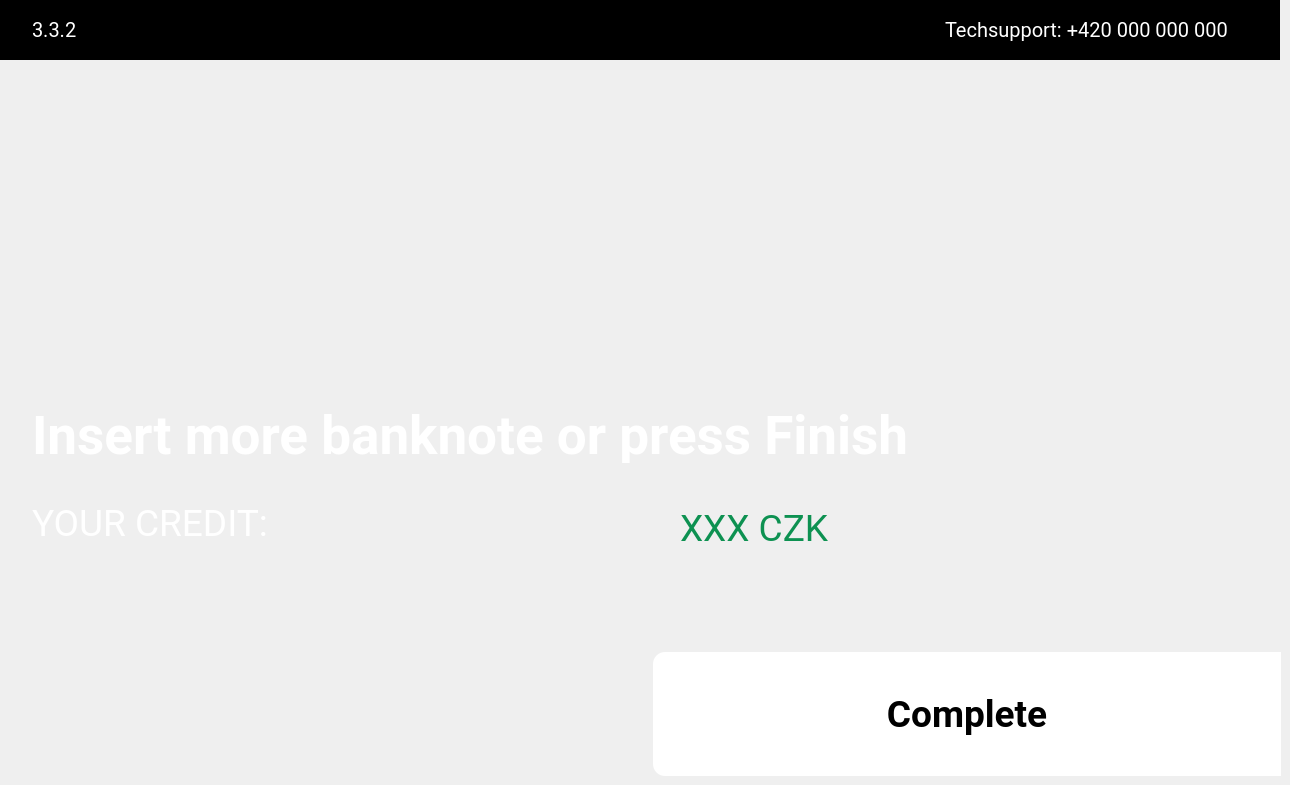
    <widget class="QWidget" name="i18Page">
     <widget class="QFrame" name="i18FrLogo">
      <property name="geometry">
       <rect>
        <x>0</x>
        <y>0</y>
        <width>1280</width>
        <height>60</height>
       </rect>
      </property>
      <property name="styleSheet">
       <string notr="true">background-color:rgb(0, 0, 0);
border:none;</string>
      </property>
      <property name="frameShape">
       <enum>QFrame::StyledPanel</enum>
      </property>
      <property name="frameShadow">
       <enum>QFrame::Raised</enum>
      </property>
      <widget class="QLabel" name="i18LblLogo">
       <property name="geometry">
        <rect>
         <x>578</x>
         <y>13</y>
         <width>124</width>
         <height>34</height>
        </rect>
       </property>
       <property name="text">
        <string>&lt;html&gt;&lt;head/&gt;&lt;body&gt;&lt;p&gt;&lt;img src=&quot;:/res/pic/Frame.png&quot;/&gt;&lt;/p&gt;&lt;/body&gt;&lt;/html&gt;</string>
       </property>
      </widget>
      <widget class="QLabel" name="i18LblNumbPage">
       <property name="geometry">
        <rect>
         <x>32</x>
         <y>18</y>
         <width>120</width>
         <height>24</height>
        </rect>
       </property>
       <property name="font">
        <font>
         <family>Roboto</family>
         <pointsize>15</pointsize>
        </font>
       </property>
       <property name="styleSheet">
        <string notr="true">color:rgb(255, 255, 255);
qproperty-alignment: AlignLeft;</string>
       </property>
       <property name="text">
        <string>3.3.2</string>
       </property>
      </widget>
      <widget class="QLabel" name="i18LblTech">
       <property name="geometry">
        <rect>
         <x>945</x>
         <y>18</y>
         <width>303</width>
         <height>24</height>
        </rect>
       </property>
       <property name="font">
        <font>
         <family>Roboto</family>
         <pointsize>15</pointsize>
        </font>
       </property>
       <property name="styleSheet">
        <string notr="true">color:rgb(255, 255, 255);
qproperty-alignment: AlignLeft;</string>
       </property>
       <property name="text">
        <string>Techsupport: +420 000 000 000</string>
       </property>
      </widget>
     </widget>
     <widget class="QLabel" name="i18LblPic">
      <property name="geometry">
       <rect>
        <x>540</x>
        <y>175</y>
        <width>200</width>
        <height>200</height>
       </rect>
      </property>
      <property name="text">
       <string>&lt;html&gt;&lt;head/&gt;&lt;body&gt;&lt;p&gt;&lt;img src=&quot;:/res/pic/notesIN.png&quot;/&gt;&lt;/p&gt;&lt;/body&gt;&lt;/html&gt;</string>
      </property>
     </widget>
     <widget class="QLabel" name="i18LblText">
      <property name="geometry">
       <rect>
        <x>32</x>
        <y>407</y>
        <width>1217</width>
        <height>56</height>
       </rect>
      </property>
      <property name="font">
       <font>
        <family>Roboto</family>
        <pointsize>40</pointsize>
        <weight>75</weight>
        <bold>true</bold>
       </font>
      </property>
      <property name="styleSheet">
       <string notr="true">color:rgb(255, 255, 255);
qproperty-alignment: AlignCenter;</string>
      </property>
      <property name="text">
       <string>Insert more banknote or press Finish</string>
      </property>
     </widget>
     <widget class="QLabel" name="i18LblText2">
      <property name="geometry">
       <rect>
        <x>32</x>
        <y>495</y>
        <width>1051</width>
        <height>56</height>
       </rect>
      </property>
      <property name="font">
       <font>
        <family>Roboto</family>
        <pointsize>28</pointsize>
       </font>
      </property>
      <property name="styleSheet">
       <string notr="true">color:rgb(255, 255, 255);
qproperty-alignment: AlignCenter;</string>
      </property>
      <property name="text">
       <string>YOUR CREDIT: </string>
      </property>
     </widget>
     <widget class="QLabel" name="i18LblText3">
      <property name="geometry">
       <rect>
        <x>680</x>
        <y>500</y>
        <width>341</width>
        <height>56</height>
       </rect>
      </property>
      <property name="font">
       <font>
        <family>Roboto</family>
        <pointsize>28</pointsize>
       </font>
      </property>
      <property name="styleSheet">
       <string notr="true">color:rgb(13, 145, 81);
qproperty-alignment: AlignLeft;</string>
      </property>
      <property name="text">
       <string>XXX CZK</string>
      </property>
     </widget>
     <widget class="QPushButton" name="i18BtnComplete">
      <property name="geometry">
       <rect>
        <x>653</x>
        <y>652</y>
        <width>628</width>
        <height>124</height>
       </rect>
      </property>
      <property name="font">
       <font>
        <family>Roboto</family>
        <pointsize>28</pointsize>
        <weight>75</weight>
        <bold>true</bold>
       </font>
      </property>
      <property name="focusPolicy">
       <enum>Qt::NoFocus</enum>
      </property>
      <property name="styleSheet">
       <string notr="true">QPushButton#i18BtnComplete{background-color: rgb(255, 255, 255);
color:rgb(0, 0, 0);
border-top-left-radius: 12px;
    border-top-right-radius: 0px;
    border-bottom-right-radius: 0px;
    border-bottom-left-radius: 12px;
image:url(':/res/pic/Vector2.png');
image-position: right;
border-style: outset;}
QPushButton#i18BtnComplete:pressed{background-color:rgb(222, 222, 222);
border-style: inset;}
</string>
      </property>
      <property name="text">
       <string>Complete</string>
      </property>
     </widget>
    </widget>
